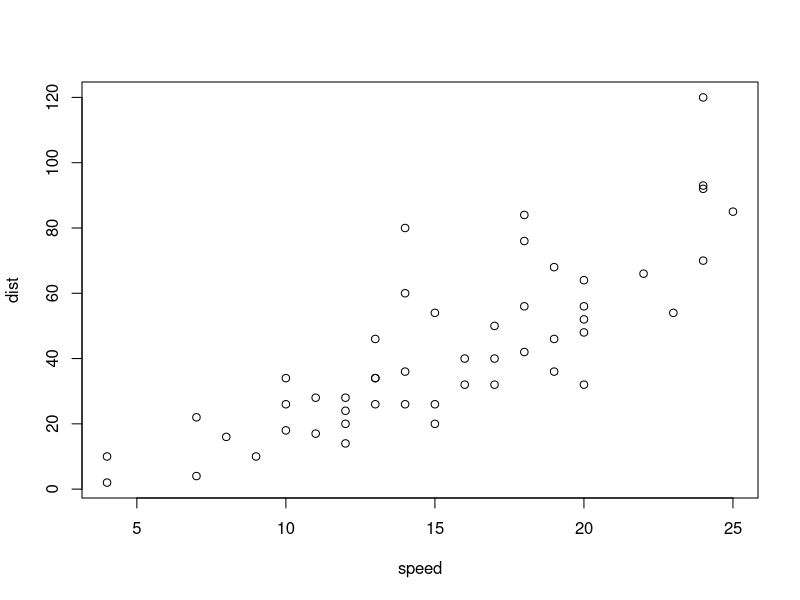
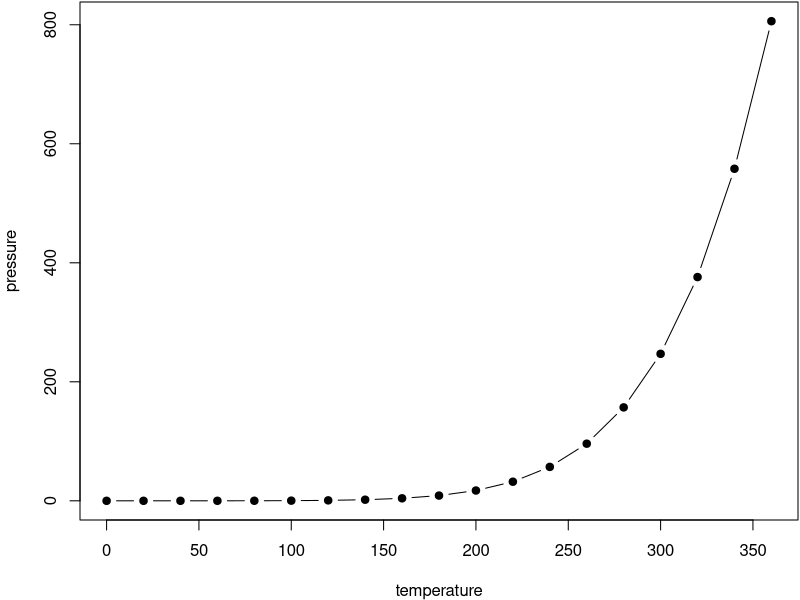
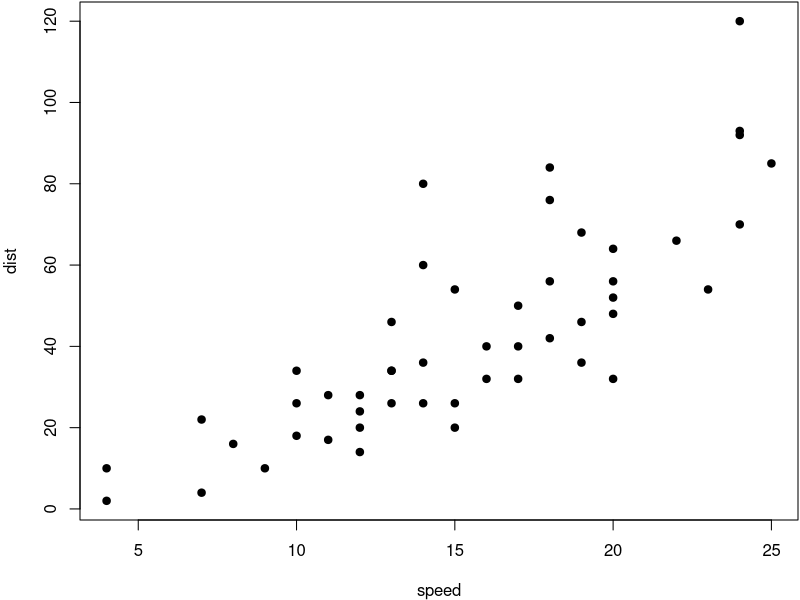

These figures' R source, in order: (Note: this script raises an error after producing the figures.)
## ---- chunk 1
plot(cars)
## ---- chunk 2
par(mar = c(4, 4, 0.1, 0.1))
plot(pressure, pch = 19, type = "b")
plot(cars, pch = 19)
## ---- chunk 3
knitr::include_graphics(rep("images/knit-logo.png", 3))
## ---- chunk 4
import_example_result("examples/theme-united.Rmd")
## ---- chunk 5
knitr::include_graphics("images/04-bootswatch.jpg")
## ---- chunk 6
import_example_result("examples/prettydoc.Rmd")
## ---- chunk 7
import_example_result("examples/cross-reference.Rmd")
## ---- chunk 8
import_example_result("examples/pandoc-attributes.Rmd")
